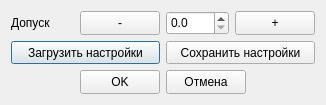
<?xml version="1.0" encoding="UTF-8"?>
<ui version="4.0">
 <class>SettingsDialog</class>
 <widget class="QDialog" name="SettingsDialog">
  <property name="geometry">
   <rect>
    <x>0</x>
    <y>0</y>
    <width>326</width>
    <height>105</height>
   </rect>
  </property>
  <property name="sizePolicy">
   <sizepolicy hsizetype="Fixed" vsizetype="Fixed">
    <horstretch>0</horstretch>
    <verstretch>0</verstretch>
   </sizepolicy>
  </property>
  <property name="windowTitle">
   <string>Настройки</string>
  </property>
  <property name="locale">
   <locale language="English" country="UnitedStates"/>
  </property>
  <layout class="QVBoxLayout" name="verticalLayout">
   <item>
    <layout class="QHBoxLayout" name="horizontal_layout">
     <item>
      <widget class="QLabel" name="label">
       <property name="text">
        <string>Допуск</string>
       </property>
      </widget>
     </item>
     <item>
      <widget class="QPushButton" name="button_tolerance_minus">
       <property name="sizePolicy">
        <sizepolicy hsizetype="Preferred" vsizetype="Preferred">
         <horstretch>0</horstretch>
         <verstretch>0</verstretch>
        </sizepolicy>
       </property>
       <property name="minimumSize">
        <size>
         <width>70</width>
         <height>0</height>
        </size>
       </property>
       <property name="maximumSize">
        <size>
         <width>16777215</width>
         <height>16777215</height>
        </size>
       </property>
       <property name="text">
        <string>-</string>
       </property>
       <property name="autoDefault">
        <bool>false</bool>
       </property>
      </widget>
     </item>
     <item>
      <widget class="QDoubleSpinBox" name="spin_box_tolerance">
       <property name="sizePolicy">
        <sizepolicy hsizetype="Preferred" vsizetype="Preferred">
         <horstretch>0</horstretch>
         <verstretch>0</verstretch>
        </sizepolicy>
       </property>
       <property name="decimals">
        <number>1</number>
       </property>
       <property name="singleStep">
        <double>1.000000000000000</double>
       </property>
      </widget>
     </item>
     <item>
      <widget class="QPushButton" name="button_tolerance_plus">
       <property name="sizePolicy">
        <sizepolicy hsizetype="Preferred" vsizetype="Preferred">
         <horstretch>0</horstretch>
         <verstretch>0</verstretch>
        </sizepolicy>
       </property>
       <property name="minimumSize">
        <size>
         <width>70</width>
         <height>0</height>
        </size>
       </property>
       <property name="maximumSize">
        <size>
         <width>16777215</width>
         <height>16777215</height>
        </size>
       </property>
       <property name="text">
        <string>+</string>
       </property>
       <property name="autoDefault">
        <bool>false</bool>
       </property>
       <property name="default">
        <bool>false</bool>
       </property>
      </widget>
     </item>
    </layout>
   </item>
   <item>
    <layout class="QHBoxLayout" name="horizontal_layout_2">
     <item>
      <widget class="QPushButton" name="button_load_settings">
       <property name="sizePolicy">
        <sizepolicy hsizetype="Preferred" vsizetype="Preferred">
         <horstretch>0</horstretch>
         <verstretch>0</verstretch>
        </sizepolicy>
       </property>
       <property name="minimumSize">
        <size>
         <width>0</width>
         <height>0</height>
        </size>
       </property>
       <property name="maximumSize">
        <size>
         <width>16777215</width>
         <height>16777215</height>
        </size>
       </property>
       <property name="text">
        <string>Загрузить настройки</string>
       </property>
      </widget>
     </item>
     <item>
      <widget class="QPushButton" name="button_save_settings">
       <property name="sizePolicy">
        <sizepolicy hsizetype="Preferred" vsizetype="Preferred">
         <horstretch>0</horstretch>
         <verstretch>0</verstretch>
        </sizepolicy>
       </property>
       <property name="minimumSize">
        <size>
         <width>0</width>
         <height>0</height>
        </size>
       </property>
       <property name="maximumSize">
        <size>
         <width>16777215</width>
         <height>16777215</height>
        </size>
       </property>
       <property name="text">
        <string>Сохранить настройки</string>
       </property>
      </widget>
     </item>
    </layout>
   </item>
   <item>
    <layout class="QHBoxLayout" name="horizontal_layout_3">
     <item>
      <spacer name="horizontal_spacer">
       <property name="orientation">
        <enum>Qt::Horizontal</enum>
       </property>
       <property name="sizeHint" stdset="0">
        <size>
         <width>40</width>
         <height>20</height>
        </size>
       </property>
      </spacer>
     </item>
     <item>
      <widget class="QPushButton" name="button_ok">
       <property name="sizePolicy">
        <sizepolicy hsizetype="Preferred" vsizetype="Preferred">
         <horstretch>0</horstretch>
         <verstretch>0</verstretch>
        </sizepolicy>
       </property>
       <property name="minimumSize">
        <size>
         <width>0</width>
         <height>0</height>
        </size>
       </property>
       <property name="maximumSize">
        <size>
         <width>16777215</width>
         <height>16777215</height>
        </size>
       </property>
       <property name="text">
        <string>OK</string>
       </property>
      </widget>
     </item>
     <item>
      <widget class="QPushButton" name="button_cancel">
       <property name="sizePolicy">
        <sizepolicy hsizetype="Preferred" vsizetype="Preferred">
         <horstretch>0</horstretch>
         <verstretch>0</verstretch>
        </sizepolicy>
       </property>
       <property name="minimumSize">
        <size>
         <width>0</width>
         <height>0</height>
        </size>
       </property>
       <property name="maximumSize">
        <size>
         <width>16777215</width>
         <height>16777215</height>
        </size>
       </property>
       <property name="text">
        <string>Отмена</string>
       </property>
      </widget>
     </item>
     <item>
      <spacer name="horizontal_spacer_2">
       <property name="orientation">
        <enum>Qt::Horizontal</enum>
       </property>
       <property name="sizeHint" stdset="0">
        <size>
         <width>40</width>
         <height>20</height>
        </size>
       </property>
      </spacer>
     </item>
    </layout>
   </item>
  </layout>
 </widget>
 <layoutdefault spacing="6" margin="11"/>
 <resources/>
 <connections/>
</ui>
